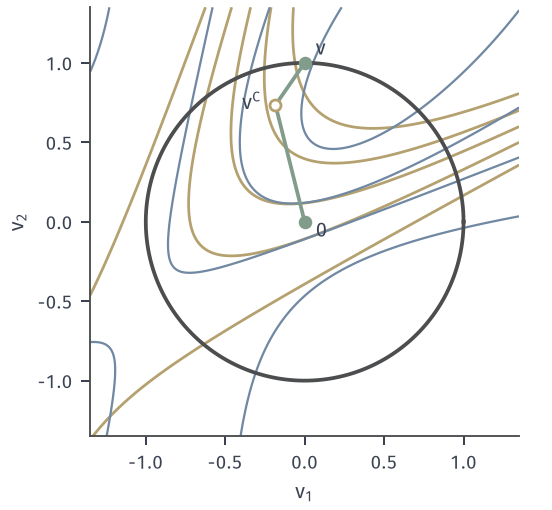

Generate this figure with Python:
from pathlib import Path
import sys
sys.path.insert(0, str(Path(__file__).resolve().parents[1]))
from mfo_common import *

# Quadratic model at x0 in the tangent basis (E1,E2), radius 1; pullback for comparison.
q=X0@A3@X0; g=np.array([2/9,-8/9]); H=np.array([[1,-10/9],[-10/9,2/3]])
u=np.linspace(-1.35,1.35,400); V1,V2=np.meshgrid(u,u)
M=g[0]*V1+g[1]*V2+.5*(H[0,0]*V1**2+2*H[0,1]*V1*V2+H[1,1]*V2**2)
Y=X0[None,None,:]+V1[...,None]*E1+V2[...,None]*E2
Y/=np.linalg.norm(Y,axis=-1,keepdims=True)
F=.5*(Y[...,0]**2+2*Y[...,1]**2+4*Y[...,2]**2)-f3(X0)
fig,ax=figure(width_mm=78,height_mm=72)
levels=[-.5,-.3,-.1,.1,.4]
ax.contour(V1,V2,M,levels=levels,colors=YELLOW,linewidths=1.1,linestyles='solid')
ax.contour(V1,V2,F,levels=levels,colors=BLUE,linewidths=.9,linestyles='solid')
th=np.linspace(0,2*np.pi,200); ax.plot(np.cos(th),np.sin(th),color=GRAY,lw=1.5)
vc=np.array([-.18378378,.73513514]); vt=np.array([0.,1.])
ax.plot([0,vc[0]],[0,vc[1]],color=GREEN,lw=1.5); ax.plot([vc[0],vt[0]],[vc[1],vt[1]],color=GREEN,lw=1.5)
ax.plot(0,0,'o',ms=4.4,color=GREEN); ax.plot(*vc,'o',ms=4.4,mfc='white',mec=YELLOW,mew=1.1); ax.plot(*vt,'o',ms=4.4,color=GREEN)
ax.text(.07,-.1,r'$\mathbf{0}$',fontsize=8); ax.text(vc[0]-.09,vc[1]-.03,r'$\mathbf{v}^{\mathrm{C}}$',ha='right',fontsize=8); ax.text(.07,1.05,r'$\mathbf{v}$',fontsize=8)
ax.set_aspect('equal'); ax.set_xlabel(r'$v_1$'); ax.set_ylabel(r'$v_2$'); ax.set_xlim(-1.35,1.35); ax.set_ylim(-1.35,1.35)
save(fig, Path(__file__).resolve().parent,'figure',{'formula':'m(v)=g.v+v.Hv/2, g=(2/9,-8/9), H=[[1,-10/9],[-10/9,2/3]]; pullback with normalization'})
